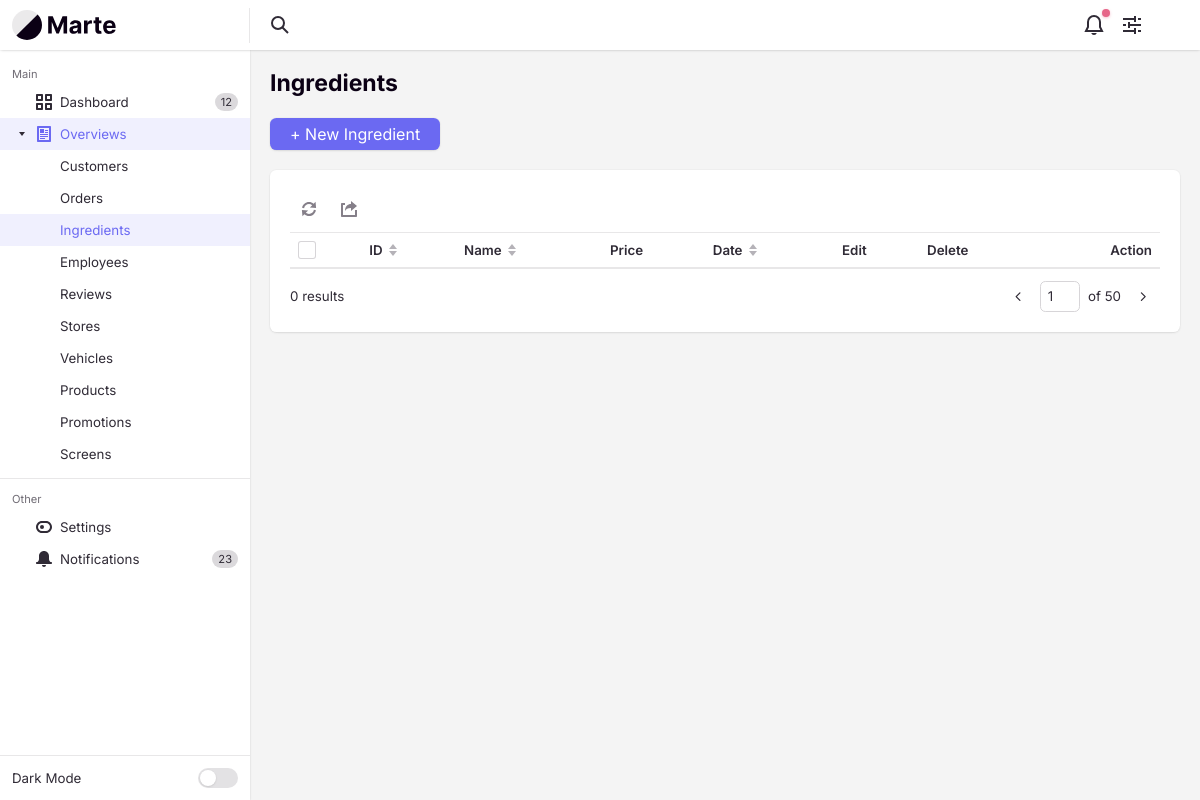
Page /IngredientController/overview/ on the earlier database version.
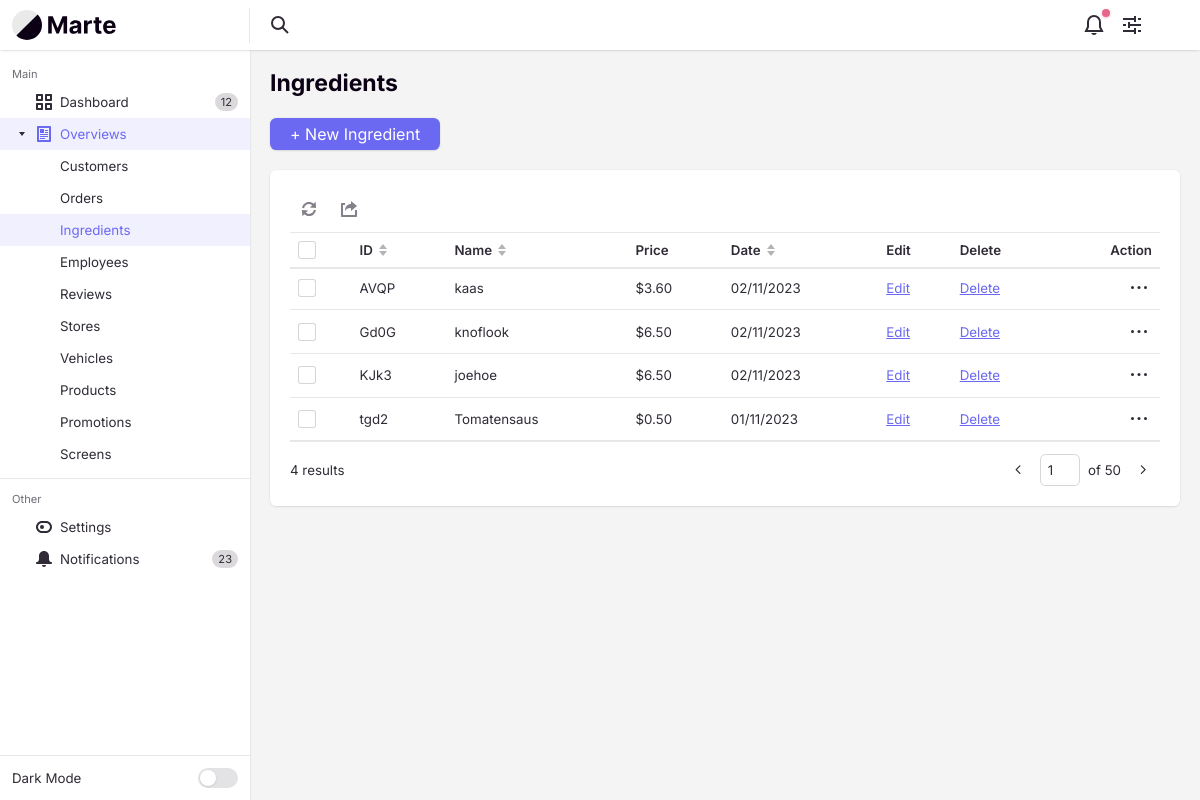
Same page on the later database version.
### tables this page shows
CREATE TABLE `ingredients` (
  `ingredientId` varchar(4) NOT NULL,
  `ingredientName` varchar(255) NOT NULL,
  `ingredientPrice` decimal(6,2) NOT NULL,
  `ingredientIsActive` tinyint(1) NOT NULL DEFAULT 1,
  `ingredientCreateDate` int(10) NOT NULL,
  `ingredientDescription` text DEFAULT NULL
);

### app/controllers/IngredientController.php (called while the page is built, shortened)
<?php
class IngredientController extends Controller
{
    private $ingredientModel;
    public function __construct()
    {
        $this->ingredientModel = $this->model('IngredientModel');
    }
    public function overview()
    {
        $ingredients = $this->ingredientModel->getIngredients();
        $countIngredients = count($this->ingredientModel->getIngredients());
        $data = [
            'ingredients' => $ingredients,
            'countIngredients' => $countIngredients
        ];
        $this->view('backend/ingredient/overview', $data);
    }
}

### app/libraries/Core.php (called while the page is built, shortened)
<?php
class Core
{
    protected $currentMethod = 'index';
    public function __construct()
    {
        $url = $this->getUrl();
        $this->currentController = new $this->currentController();
        if (isset($url[1])) {
            if (method_exists($this->currentController, $url[1])) {
                $this->currentMethod = $url[1];
            } else if (!empty($url[1])) {
                require APPROOT . '/views/includes/404.php';
                exit;
            }
        }
        $this->params = $url ? [$url[2]] : [];
        call_user_func_array([$this->currentController, $this->currentMethod], $this->params);
    }
    public function getUrl()
    {
        $incoming = $_SERVER['REQUEST_URI'];
        $incoming = str_replace("/pizzapalacebackend/", "", $incoming);
        $incoming = trim($incoming, "/");
        $url = filter_var($incoming, FILTER_SANITIZE_URL);
        $url = explode('/', $url);
        $urlController = $url[0];
        $urlAction = "";
        if (array_key_exists(1, $url)) {
            $urlAction = explode('?', $url[1])[0];
        }
        $urlSlug = $url;
        $output = [$urlController, $urlAction, $urlSlug];
        return $output;
    }
}

### app/require.php (called while the page is built, shortened)
<?php
  require_once 'libraries/Core.php';
  require_once 'libraries/Controller.php';
  require_once 'libraries/Database.php';
  $init = new Core();

### public/index.php (called while the page is built)
<?php
  require_once '../app/require.php';
?>

### app/libraries/Database.php (called while the page is built, shortened)
<?php
  class Database {
    private $dbHost = DB_HOST;
    private $dbUser = DB_USER;
    private $dbPass = DB_PASS;
    private $dbName = DB_NAME;
    private $statement;
    private $dbHandler;
    public function __construct()
    {
      $conn = 'mysql:host=' . $this->dbHost . ";dbname=" . $this->dbName;
      $options = array(
        PDO::ATTR_PERSISTENT => true,
        PDO::ATTR_ERRMODE => PDO::ERRMODE_EXCEPTION,
        PDO::ATTR_EMULATE_PREPARES => false
      );
      try
      {
        $this->dbHandler = new PDO($conn, $this->dbUser, $this->dbPass, $options);
      }
      catch(PDOException $e) {
        $this->error = $e->getMessage();
        echo $this->error;
      }
    }
    public function query($sql) {
      $this->statement = $this->dbHandler->prepare($sql);
    }
    public function execute() {
      return $this->statement->execute();
    }
    public function resultSet() {
      $this->execute();
      return $this->statement->fetchAll(PDO::FETCH_OBJ);
    }
  }
?>

### app/models/IngredientModel.php (called while the page is built, shortened)
<?php
class IngredientModel
{
    private $db;
    public function __construct()
    {
        $this->db = new Database();
    }
    public function getIngredients()
    {
        $this->db->query("SELECT ingredientId,
                                 ingredientName,
                                 ingredientPrice,
                                 ingredientCreateDate
                                 FROM ingredients
                                 WHERE ingredientIsActive = 1");
        return $this->db->resultSet();
    }
}

### app/views/backend/ingredient/overview.php (the view, shortened to what the changed rows need)
<?php require APPROOT . '/views/includes/head.php'; ?>
<div class="margin-bottom-md">
    <h1 class="text-lg">Ingredients</h1>
</div>
<div class="margin-bottom-md">
    <div class="flex flex-wrap gap-sm items-center justify-between">
        <a class="btn btn--primary" href="<?= URLROOT ?>ingredientController/create">+ New Ingredient</a>
    </div>
</div>
<div class="bg radius-md padding-md inner-glow shadow-xs">
    <div class="int-table-actions padding-bottom-xxxs border-bottom border-alpha" data-table-controls="interactive-table-1">
        <menu class="menu-bar js-int-table-actions__no-items-selected js-menu-bar">
            <li class="menu-bar__item " role="menuitem">
            </li>
            <li class="menu-bar__item " role="menuitem">
                <svg class="icon menu-bar__icon" aria-hidden="true" viewBox="0 0 16 16">
                    <g>
                        <path d="M15,16H1c-0.6,0-1-0.4-1-1V3c0-0.6,0.4-1,1-1h3v2H2v10h12V9h2v6C16,15.6,15.6,16,15,16z"></path>
                        <path d="M10,3c-3.2,0-6,2.5-6,7c1.1-1.7,2.4-3,6-3v3l6-5l-6-5V3z"></path>
                    </g>
                </svg>
            </li>
        </menu>
    </div>
    <div id="interactive-table-1" class="int-table text-sm js-int-table">
        <div class="int-table__inner">
            <table class="int-table__table" aria-label="Interactive table example">
                <thead class="int-table__header js-int-table__header">
                    <tr class="int-table__row">
                        <td class="int-table__cell">
                            <div class="custom-checkbox int-table__checkbox">
                                <div class="custom-checkbox__control" aria-hidden="true"></div>
                            </div>
                        </td>
                        <th class="int-table__cell int-table__cell--th int-table__cell--sort js-int-table__cell--sort">
                            <div class="flex items-center">
                                <span>ID</span>
                                <svg class="icon icon--xxs margin-left-xxxs int-table__sort-icon" aria-hidden="true" viewBox="0 0 12 12">
                                    <polygon class="arrow-up" points="6 0 10 5 2 5 6 0" />
                                    <polygon class="arrow-down" points="6 12 2 7 10 7 6 12" />
                                </svg>
                            </div>
                        </th>
                        <th class="int-table__cell int-table__cell--th int-table__cell--sort js-int-table__cell--sort">
                            <div class="flex items-center">
                                <span>Name</span>
                                <svg class="icon icon--xxs margin-left-xxxs int-table__sort-icon" aria-hidden="true" viewBox="0 0 12 12">
                                    <polygon class="arrow-up" points="6 0 10 5 2 5 6 0" />
                                    <polygon class="arrow-down" points="6 12 2 7 10 7 6 12" />
                                </svg>
                            </div>
                        </th>
                        <th class="int-table__cell int-table__cell--th text-left">
                            Price
                        </th>
                        <th class="int-table__cell int-table__cell--th int-table__cell--sort js-int-table__cell--sort" data-date-format="dd-mm-yyyy">
                            <div class="flex items-center">
                                <span>Date</span>
                                <svg class="icon icon--xxs margin-left-xxxs int-table__sort-icon" aria-hidden="true" viewBox="0 0 12 12">
                                    <polygon class="arrow-up" points="6 0 10 5 2 5 6 0" />
                                    <polygon class="arrow-down" points="6 12 2 7 10 7 6 12" />
                                </svg>
                            </div>
                        </th>
                        <th class="int-table__cell int-table__cell--th text-left">
                            Edit
                        </th>
                        <th class="int-table__cell int-table__cell--th text-left">
                            Delete
                        </th>
                        <th class="int-table__cell int-table__cell--th text-right">Action</th>
                    </tr>
                </thead>
                <tbody class="int-table__body js-int-table__body">
                    <?php foreach ($data['ingredients'] as $ingredient) : ?>
                        <tr class="int-table__row">
                            <th class="int-table__cell" scope="row">
                                <div class="custom-checkbox int-table__checkbox">
                                    <div class="custom-checkbox__control" aria-hidden="true"></div>
                                </div>
                            </th>
                            <td class="int-table__cell"><?= $ingredient->ingredientId ?></td>
                            <td class="int-table__cell"><?= $ingredient->ingredientName ?></td>
                            <td class="int-table__cell text-truncate max-width-xxxxs">$<?= $ingredient->ingredientPrice ?></td>
                            <td class="int-table__cell"><?= date('d/m/Y', $ingredient->ingredientCreateDate) ?></td>
                            <td class="int-table__cell"><a href="<?= URLROOT ?>ingredientController/update/<?= $ingredient->ingredientId ?>">Edit</a></td>
                            <td class="int-table__cell"><a href="<?= URLROOT ?>ingredientController/delete/<?= $ingredient->ingredientId ?>">Delete</a></td>
                            <td class="int-table__cell">
                                <button class="reset int-table__menu-btn margin-left-auto js-tab-focus" data-label="Edit row" aria-controls="menu-example">
                                    <svg class="icon" viewBox="0 0 16 16">
                                        <circle cx="8" cy="7.5" r="1.5" />
                                        <circle cx="1.5" cy="7.5" r="1.5" />
                                        <circle cx="14.5" cy="7.5" r="1.5" />
                                    </svg>
                                </button>
                            </td>
                        </tr>
                    <?php endforeach ?>
                </tbody>
            </table>
        </div>
    </div>
    <div class="flex items-center justify-between padding-top-sm">
        <p class="text-sm"><?= $data['countIngredients'] ?> results</p>
        <nav class="pagination text-sm" aria-label="Pagination">
            <ul class="pagination__list flex flex-wrap gap-xxxs">
                <li>
                    <a href="#0" class="pagination__item">
                        <svg class="icon" viewBox="0 0 16 16">
                            <title>Go to previous page</title>
                            <g stroke-width="1.5" stroke="currentColor">
                                <polyline fill="none" stroke="currentColor" stroke-linecap="round" stroke-linejoin="round" stroke-miterlimit="10" points="9.5,3.5 5,8 9.5,12.5 "></polyline>
                            </g>
                        </svg>
                    </a>
                </li>
                <li>
                    <span class="pagination__jumper flex items-center">
                        <input aria-label="Page number" class="form-control" type="text" id="pageNumber" name="pageNumber" value="1">
                        <em>of 50</em>
                    </span>
                </li>
                <li>
                    <a href="#0" class="pagination__item">
                        <svg class="icon" viewBox="0 0 16 16">
                            <title>Go to next page</title>
                            <g stroke-width="1.5" stroke="currentColor">
                                <polyline fill="none" stroke="currentColor" stroke-linecap="round" stroke-linejoin="round" stroke-miterlimit="10" points="6.5,3.5 11,8 6.5,12.5 "></polyline>
                            </g>
                        </svg>
                    </a>
                </li>
            </ul>
        </nav>
    </div>
</div>
<?php require APPROOT . '/views/includes/footer.php'; ?>

Differences in the rows shown:
added ingredients: ingredientId "AVQP", ingredientName "kaas", ingredientPrice "3.60", ingredientCreateDate "02/11/2023"
added ingredients: ingredientId "Gd0G", ingredientName "knoflook", ingredientPrice "6.50", ingredientCreateDate "02/11/2023"
added ingredients: ingredientId "KJk3", ingredientName "joehoe", ingredientPrice "6.50", ingredientCreateDate "02/11/2023"
added ingredients: ingredientId "tgd2", ingredientName "Tomatensaus", ingredientPrice "0.50", ingredientCreateDate "01/11/2023"
Other differences:
$data['countIngredients']: "0" → "4"
